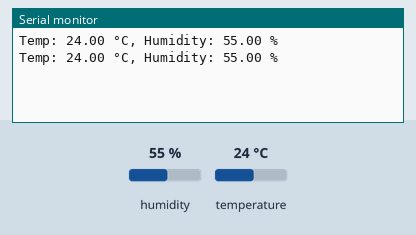
Recording of a sketch running on a simulated Arduino Uno, built with avr-gcc and run on an emulated ATmega328P. Shown: the last lines printed to the serial monitor. The inputs (shaded band) are chosen by the test bench; at power-on: humidity 55 %, temperature 24 °C.

Above: at 2.8 s.
2.9 s: humidity set to 22 %
At 5.3 s:
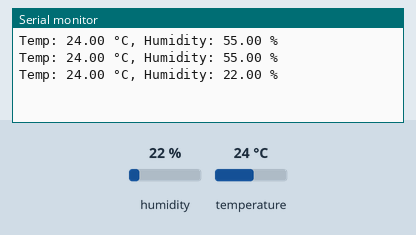
5.6 s: temperature set to 12 °C
At 6.6 s:
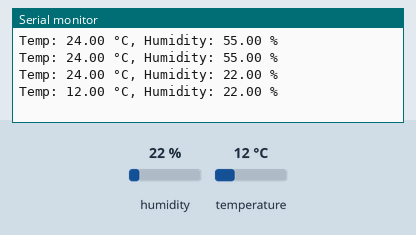
8.3 s: humidity set to 40 %
At 11.5 s:
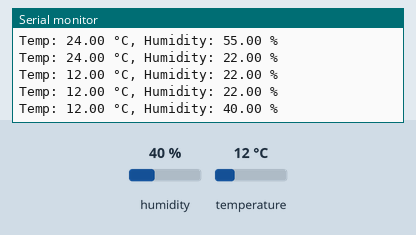
Timing chart, 0 to 13.0 s (numbered marks = the images above; inputs shaded):
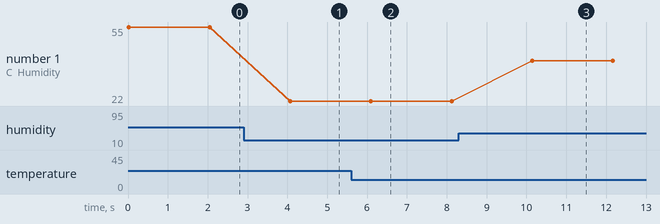

Measured:
- after the input at 2.9 s, the serial monitor: prints a new line after 1.2 s (image 1)
- after the input at 5.6 s, the serial monitor: prints a new line after 0.50 s (image 2)
- after the input at 8.3 s, the serial monitor: prints a new line after 1.8 s (image 3)
- plotted number 1: 55 → 22 after the input at 2.9 s, 22 → 40 after the input at 8.3 s

The sketch:

dht_lcd.ino
```cpp
#include <DHT.h>
#define DHTPIN 2 // DHT11 data pin connected to D2
#define DHTTYPE DHT11 // Define sensor type
DHT dht(DHTPIN, DHTTYPE);
void setup() {
Serial.begin(9600);
dht.begin();
}
void loop() {
float temperature = dht.readTemperature();
float humidity = dht.readHumidity();
Serial.print("Temp: ");
Serial.print(temperature);
Serial.print(" °C, Humidity: ");
Serial.print(humidity);
Serial.println(" %");
delay(2000);
}
```
